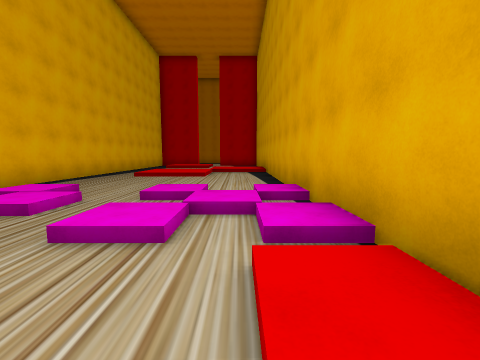
[1] (above)

15 first-person views from a walk through a Unity game level. The camera is 1.5 m above the floor, tilts 6° down and sees 90° across. The floor is counted in squares, 2 m on a side. Each view is taken from the middle of a square. On the plan, view 1 faces up. The plan holds only what a view shows up to about 9 squares ahead; the rest is blank. The place goes on beyond the plan. The player character is not drawn.

[2]
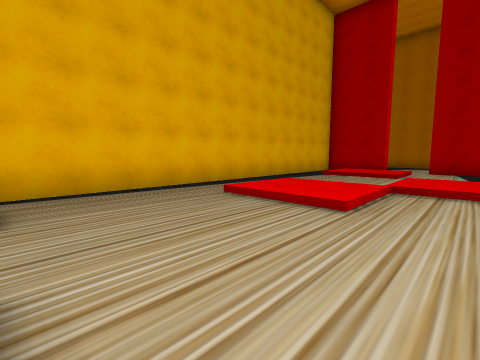

[3]
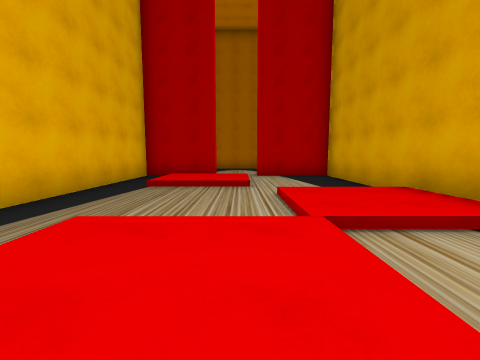

[4]
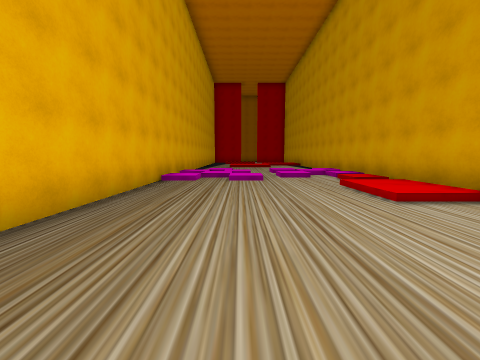

[5]
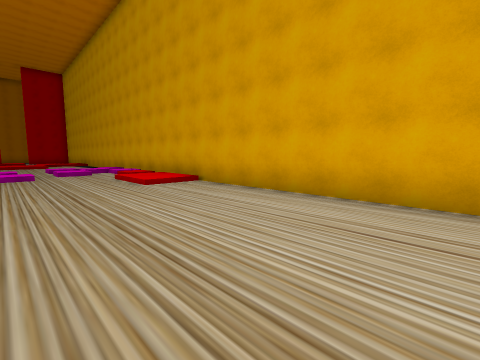

[6]
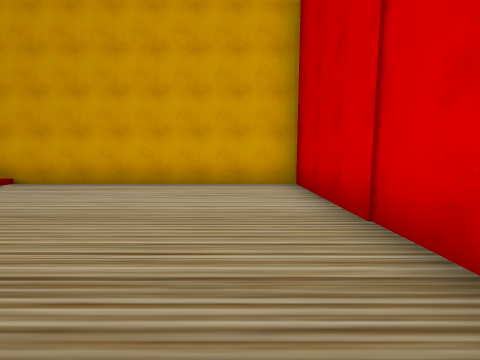

[7]
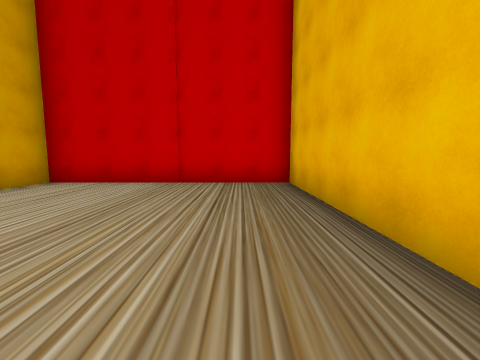

[8]
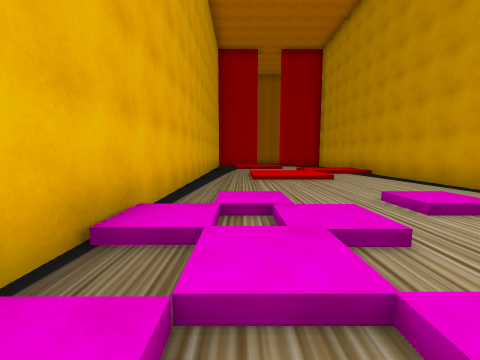

[9]
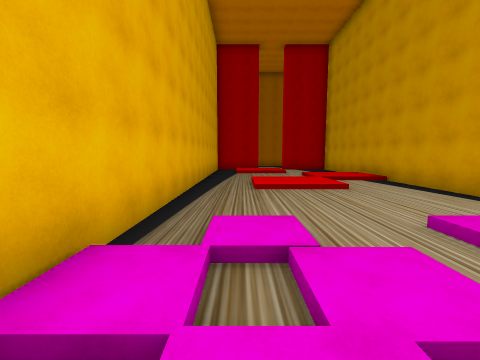

[10]
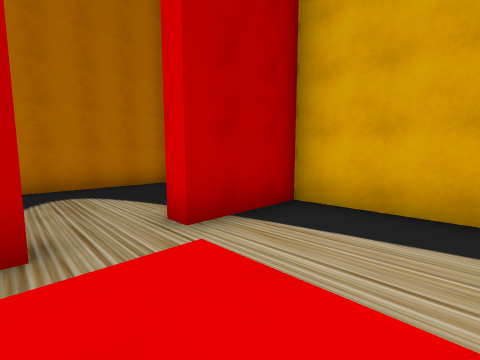

[11]
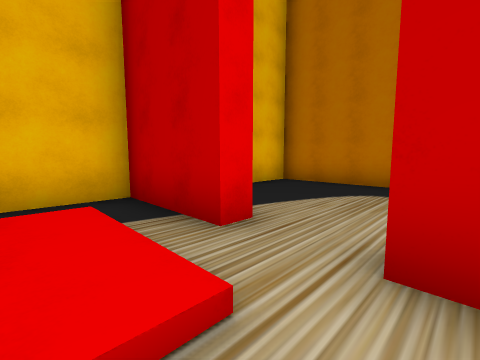

[12]
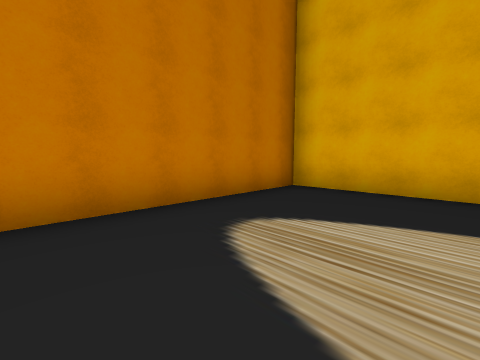

[13]
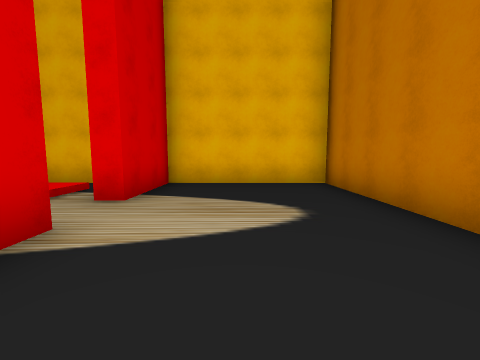

[14]
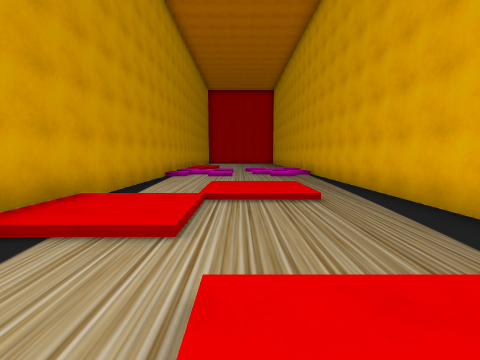

[15]
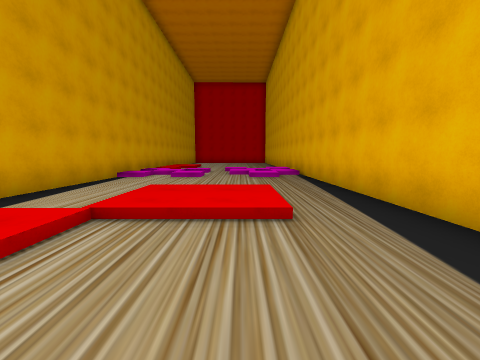

### Floor plan
Key: @ floor where view 1 was taken; # wall or solid block; . main floor; : floor 0.25 m higher than the main floor; / step, stairs or slope.
Columns run from 6 left of view 1 to 2 right of it. Each row starts with its distance up from view 1.
 22 #########
 21 #.......#
 20 #.......#
 19 #.......#
 18 #.......#
 17 ####.####
 16 #.......#
 15 #./:/...#
 14 #./:/...#
 13 #.......#
 12 #....:::#
 11 #....:::#
 10 #..::/..#
  9 #..::/..#
  8 #..///..#
  7 #.......#
  6 #.......#
  5 #./.././#
  4 #///.///#
  3 #///.///#
  2 #///.///#
  1 #/./..//#
  0 #.....@/#
 -1 #.....:/#
 -2 #.....:/#
 -3 #.......#
 -4 #.......#
 -5 #.......#
 -6 #.......#
 -7 #.......#
 -8 #.......#
 -9 #.......#
-10 #########

Positions as (right, up) in squares from view 1, and headings:
1: (0, 0), facing up
2: (0, 5), facing up-left
3: (-2, 8), facing up
4: (-3, -6), facing up
5: (-3, -8), facing up-right
6: (-5, -8), facing right
7: (-4, -3), facing down
8: (-4, 1), facing up
9: (-4, 2), facing up
10: (-3, 14), facing up-right
11: (-1, 15), facing up-left
12: (-4, 18), facing up-right
13: (1, 19), facing left
14: (-2, 15), facing down
15: (-3, 13), facing down
